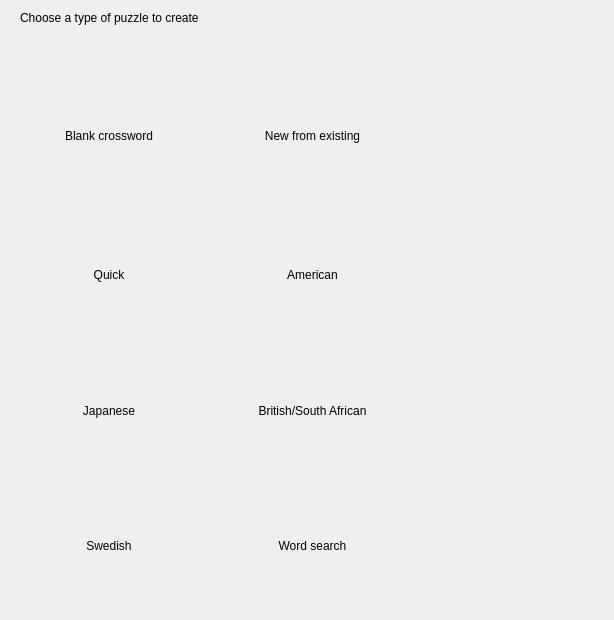
<?xml version="1.0" encoding="UTF-8"?>
<ui version="4.0">
 <class>Dialog</class>
 <widget class="QDialog" name="Dialog">
  <property name="geometry">
   <rect>
    <x>0</x>
    <y>0</y>
    <width>614</width>
    <height>620</height>
   </rect>
  </property>
  <property name="windowTitle">
   <string>Dialog</string>
  </property>
  <widget class="QWidget" name="gridLayoutWidget">
   <property name="geometry">
    <rect>
     <x>10</x>
     <y>210</y>
     <width>401</width>
     <height>401</height>
    </rect>
   </property>
   <layout class="QGridLayout" name="gridLayout">
    <item row="0" column="1">
     <widget class="QLabel" name="american">
      <property name="text">
       <string>American</string>
      </property>
      <property name="alignment">
       <set>Qt::AlignCenter</set>
      </property>
     </widget>
    </item>
    <item row="1" column="0">
     <widget class="QLabel" name="japanese">
      <property name="text">
       <string>Japanese</string>
      </property>
      <property name="alignment">
       <set>Qt::AlignCenter</set>
      </property>
     </widget>
    </item>
    <item row="0" column="0">
     <widget class="QLabel" name="quick">
      <property name="text">
       <string>Quick</string>
      </property>
      <property name="alignment">
       <set>Qt::AlignCenter</set>
      </property>
     </widget>
    </item>
    <item row="1" column="1">
     <widget class="QLabel" name="british">
      <property name="text">
       <string>British/South African</string>
      </property>
      <property name="alignment">
       <set>Qt::AlignCenter</set>
      </property>
     </widget>
    </item>
    <item row="2" column="1">
     <widget class="QLabel" name="wordSearch">
      <property name="text">
       <string>Word search</string>
      </property>
      <property name="alignment">
       <set>Qt::AlignCenter</set>
      </property>
     </widget>
    </item>
    <item row="2" column="0">
     <widget class="QLabel" name="swedish">
      <property name="text">
       <string>Swedish</string>
      </property>
      <property name="alignment">
       <set>Qt::AlignCenter</set>
      </property>
     </widget>
    </item>
   </layout>
  </widget>
  <widget class="QWidget" name="horizontalLayoutWidget">
   <property name="geometry">
    <rect>
     <x>10</x>
     <y>70</y>
     <width>401</width>
     <height>131</height>
    </rect>
   </property>
   <layout class="QHBoxLayout" name="horizontalLayout">
    <item>
     <widget class="QLabel" name="blankCrossword">
      <property name="text">
       <string>Blank crossword</string>
      </property>
      <property name="alignment">
       <set>Qt::AlignCenter</set>
      </property>
     </widget>
    </item>
    <item>
     <widget class="QLabel" name="newFromExisting">
      <property name="text">
       <string>New from existing</string>
      </property>
      <property name="alignment">
       <set>Qt::AlignCenter</set>
      </property>
     </widget>
    </item>
   </layout>
  </widget>
  <widget class="QLabel" name="actionDescription">
   <property name="geometry">
    <rect>
     <x>20</x>
     <y>10</y>
     <width>381</width>
     <height>16</height>
    </rect>
   </property>
   <property name="text">
    <string>Choose a type of puzzle to create</string>
   </property>
  </widget>
 </widget>
 <resources/>
 <connections/>
</ui>
